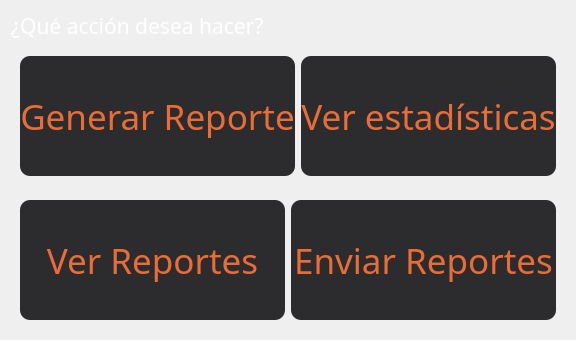
                 <widget class="QFrame" name="frame_menu_report">
                  <property name="maximumSize">
                   <size>
                    <width>0</width>
                    <height>0</height>
                   </size>
                  </property>
                  <layout class="QVBoxLayout" name="verticalLayout_30">
                   <item>
                    <widget class="QLabel" name="label_34">
                     <property name="minimumSize">
                      <size>
                       <width>320</width>
                       <height>0</height>
                      </size>
                     </property>
                     <property name="maximumSize">
                      <size>
                       <width>320</width>
                       <height>100</height>
                      </size>
                     </property>
                     <property name="font">
                      <font>
                       <family>Segoe UI Variable</family>
                       <pointsize>16</pointsize>
                      </font>
                     </property>
                     <property name="autoFillBackground">
                      <bool>false</bool>
                     </property>
                     <property name="styleSheet">
                      <string notr="true">color:rgb(255, 255, 255)</string>
                     </property>
                     <property name="text">
                      <string>¿Qué acción desea hacer?</string>
                     </property>
                     <property name="alignment">
                      <set>Qt::AlignLeading|Qt::AlignLeft|Qt::AlignVCenter</set>
                     </property>
                    </widget>
                   </item>
                   <item>
                    <widget class="QFrame" name="horizontalFrame_2">
                     <layout class="QHBoxLayout" name="horizontalLayout_46">
                      <item>
                       <widget class="QPushButton" name="btn_generarReport">
                        <property name="minimumSize">
                         <size>
                          <width>0</width>
                          <height>120</height>
                         </size>
                        </property>
                        <property name="font">
                         <font>
                          <family>Segoe UI Variable</family>
                          <pointsize>26</pointsize>
                         </font>
                        </property>
                        <property name="styleSheet">
                         <string notr="true">QPushButton {
	color:#EA6C36;
	background: #2C2C2F;

	border: none;
	border-radius: 10px;
}

QPushButton:hover {
	border: none;
	color:#EA6C36;
	background: #2C2C3F;
	
	
}</string>
                        </property>
                        <property name="text">
                         <string>Generar Reporte</string>
                        </property>
                       </widget>
                      </item>
                      <item>
                       <widget class="QPushButton" name="btn_estadisticas">
                        <property name="minimumSize">
                         <size>
                          <width>0</width>
                          <height>120</height>
                         </size>
                        </property>
                        <property name="font">
                         <font>
                          <family>Segoe UI Variable</family>
                          <pointsize>26</pointsize>
                         </font>
                        </property>
                        <property name="styleSheet">
                         <string notr="true">QPushButton {
	color:#EA6C36;
	background: #2C2C2F;

	border: none;
	border-radius: 10px;
}

QPushButton:hover {
	border: none;
	color:#EA6C36;
	background: #2C2C3F;
	
	
}</string>
                        </property>
                        <property name="text">
                         <string>Ver estadísticas</string>
                        </property>
                       </widget>
                      </item>
                     </layout>
                    </widget>
                   </item>
                   <item>
                    <widget class="QFrame" name="horizontalFrame">
                     <layout class="QHBoxLayout" name="horizontalLayout_39">
                      <item>
                       <widget class="QPushButton" name="btn_verReportes">
                        <property name="minimumSize">
                         <size>
                          <width>0</width>
                          <height>120</height>
                         </size>
                        </property>
                        <property name="font">
                         <font>
                          <family>Segoe UI Variable</family>
                          <pointsize>26</pointsize>
                         </font>
                        </property>
                        <property name="styleSheet">
                         <string notr="true">QPushButton {
	color:#EA6C36;
	background: #2C2C2F;

	border: none;
	border-radius: 10px;
}

QPushButton:hover {
	border: none;
	color:#EA6C36;
	background: #2C2C3F;
	
	
}</string>
                        </property>
                        <property name="text">
                         <string>Ver Reportes</string>
                        </property>
                       </widget>
                      </item>
                      <item>
                       <widget class="QPushButton" name="btn_enviarReportes">
                        <property name="minimumSize">
                         <size>
                          <width>0</width>
                          <height>120</height>
                         </size>
                        </property>
                        <property name="font">
                         <font>
                          <family>Segoe UI Variable</family>
                          <pointsize>26</pointsize>
                         </font>
                        </property>
                        <property name="styleSheet">
                         <string notr="true">QPushButton {
	color:#EA6C36;
	background: #2C2C2F;

	border: none;
	border-radius: 10px;
}

QPushButton:hover {
	border: none;
	color:#EA6C36;
	background: #2C2C3F;
	
	
}</string>
                        </property>
                        <property name="text">
                         <string>Enviar Reportes</string>
                        </property>
                       </widget>
                      </item>
                     </layout>
                    </widget>
                   </item>
                  </layout>
                 </widget>
